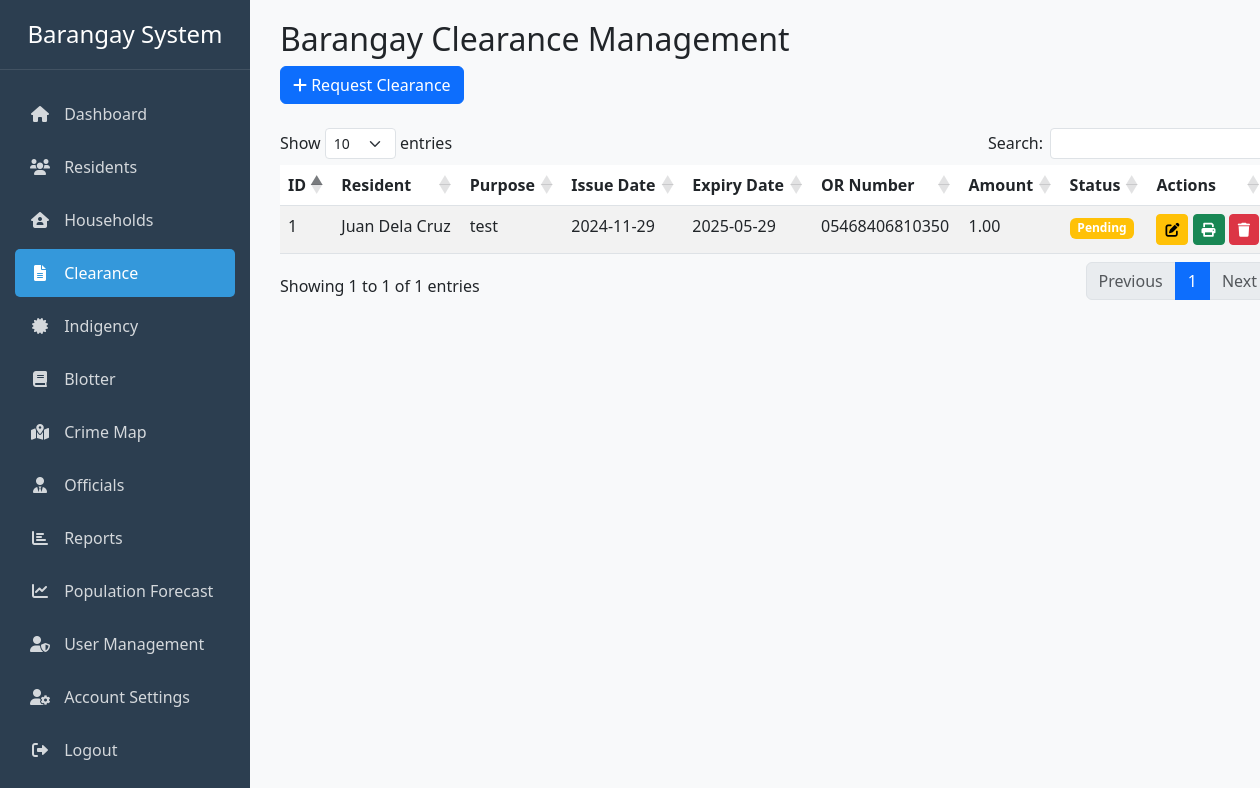
Page /clearance.php (signed in) on the earlier database version.
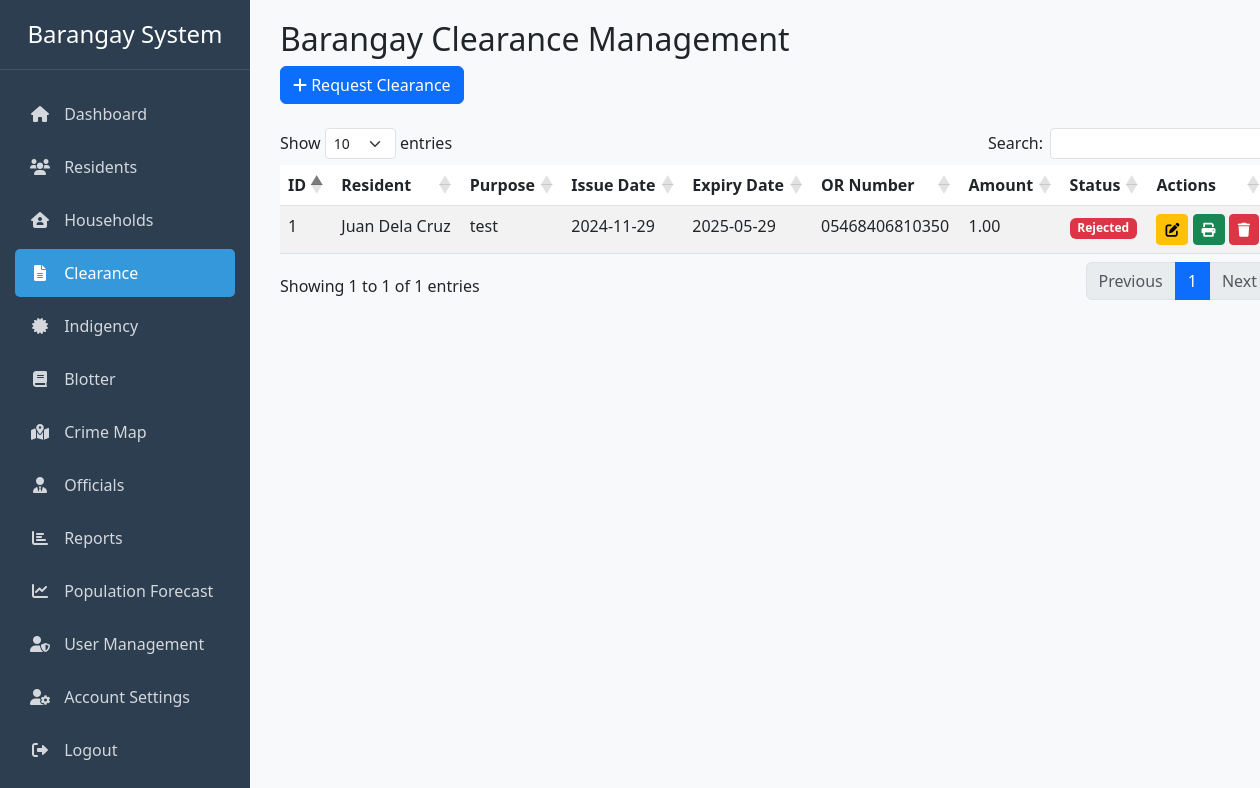
Same page on the later database version.
### tables this page shows
CREATE TABLE `clearances` (
  `id` int(11) NOT NULL,
  `resident_id` int(11) DEFAULT NULL,
  `purpose` text NOT NULL,
  `issue_date` date NOT NULL,
  `expiry_date` date DEFAULT NULL,
  `or_number` varchar(50) DEFAULT NULL,
  `amount` decimal(10,2) DEFAULT NULL,
  `status` enum('Pending','Approved','Rejected') DEFAULT 'Pending'
);

### clearance.php (the view, shortened to what this page needs)
<?php
require_once 'auth_check.php';
$query = "SELECT c.*, CONCAT(r.first_name, ' ', r.last_name) as resident_name
          FROM clearances c
          LEFT JOIN residents r ON c.resident_id = r.id
          ORDER BY c.issue_date DESC";
$result = $conn->query($query);
$clearances = $result->fetch_all(MYSQLI_ASSOC);
?>
<!DOCTYPE html>
<html lang="en">
<head>
    <link href="https://cdn.jsdelivr.net/npm/bootstrap@5.3.0/dist/css/bootstrap.min.css" rel="stylesheet">
    <link href="https://cdnjs.cloudflare.com/ajax/libs/font-awesome/6.0.0/css/all.min.css" rel="stylesheet">
    <link href="https://cdn.datatables.net/1.11.5/css/dataTables.bootstrap5.min.css" rel="stylesheet">
    <link href="css/print.css" rel="stylesheet">
</head>
<body>
    <div class="container-fluid">
        <div class="row">
            <?php require_once __DIR__ . '/includes/header.php'; ?>
            <div class="col-md-9 col-lg-10 main-content">
                <div class="row mb-4">
                    <div class="col-12">
                        <h2>Barangay Clearance Management</h2>
                        <button class="btn btn-primary" data-bs-toggle="modal" data-bs-target="#requestClearanceModal">
                            <i class="fas fa-plus"></i> Request Clearance
                        </button>
                    </div>
                </div>
                <div class="table-responsive">
                    <table id="clearanceTable" class="table table-striped">
                        <thead>
                            <tr>
                                <th>ID</th>
                                <th>Resident</th>
                                <th>Purpose</th>
                                <th>Issue Date</th>
                                <th>Expiry Date</th>
                                <th>OR Number</th>
                                <th>Amount</th>
                                <th>Status</th>
                                <th>Actions</th>
                            </tr>
                        </thead>
                        <tbody>
                            <?php foreach ($clearances as $clearance): ?>
                            <tr data-id="<?= $clearance['id'] ?>">
                                <td><?= $clearance['id'] ?></td>
                                <td class="resident-name"><?= htmlspecialchars($clearance['resident_name']) ?></td>
                                <td class="purpose"><?= htmlspecialchars($clearance['purpose']) ?></td>
                                <td class="issue-date"><?= $clearance['issue_date'] ?></td>
                                <td><?= $clearance['expiry_date'] ?></td>
                                <td class="or-number"><?= htmlspecialchars($clearance['or_number']) ?></td>
                                <td class="amount"><?= number_format($clearance['amount'], 2) ?></td>
                                <td>
                                    <span class="badge bg-<?= $clearance['status'] == 'Approved' ? 'success' :
                                        ($clearance['status'] == 'Rejected' ? 'danger' : 'warning') ?>">
                                        <?= htmlspecialchars($clearance['status']) ?>
                                    </span>
                                </td>
                                <td>
                                    <button class="btn btn-sm btn-warning edit-clearance" data-id="<?= $clearance['id'] ?>" data-bs-toggle="modal" data-bs-target="#editClearanceModal" title="Edit">
                                        <i class="fas fa-edit"></i>
                                    </button>
                                    <button class="btn btn-sm btn-success print-clearance" data-id="<?= $clearance['id'] ?>" title="Print">
                                        <i class="fas fa-print"></i>
                                    </button>
                                    <button class="btn btn-sm btn-danger delete-clearance" data-id="<?= $clearance['id'] ?>" data-bs-toggle="modal" data-bs-target="#deleteClearanceModal" title="Delete">
                                        <i class="fas fa-trash"></i>
                                    </button>
                                </td>
                            </tr>
                            <?php endforeach; ?>
                        </tbody>
                    </table>
                </div>
            </div>
        </div>
    </div>
</body>
</html>

Differences in the rows shown:
changed clearances "test": status "Pending" → "Rejected"
